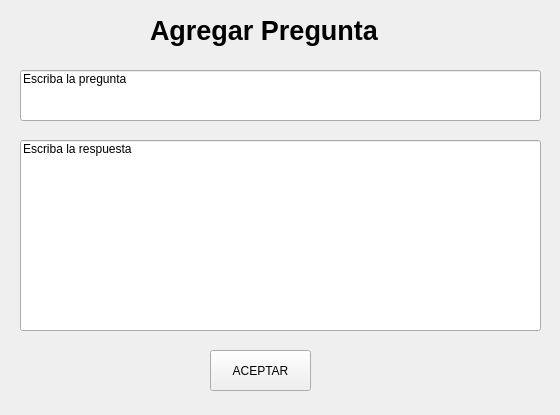
<?xml version="1.0" encoding="UTF-8"?>
<ui version="4.0">
 <class>apregunta</class>
 <widget class="QWidget" name="apregunta">
  <property name="geometry">
   <rect>
    <x>0</x>
    <y>0</y>
    <width>560</width>
    <height>415</height>
   </rect>
  </property>
  <property name="windowTitle">
   <string>Form</string>
  </property>
  <widget class="QLabel" name="label_6">
   <property name="geometry">
    <rect>
     <x>150</x>
     <y>10</y>
     <width>261</width>
     <height>41</height>
    </rect>
   </property>
   <property name="font">
    <font>
     <pointsize>20</pointsize>
     <weight>75</weight>
     <italic>false</italic>
     <bold>true</bold>
     <kerning>true</kerning>
    </font>
   </property>
   <property name="text">
    <string>Agregar Pregunta</string>
   </property>
  </widget>
  <widget class="QPushButton" name="pushButton">
   <property name="geometry">
    <rect>
     <x>210</x>
     <y>350</y>
     <width>101</width>
     <height>41</height>
    </rect>
   </property>
   <property name="text">
    <string>ACEPTAR</string>
   </property>
  </widget>
  <widget class="QLineEdit" name="pregunta">
   <property name="geometry">
    <rect>
     <x>20</x>
     <y>70</y>
     <width>521</width>
     <height>51</height>
    </rect>
   </property>
   <property name="text">
    <string>Escriba la pregunta</string>
   </property>
   <property name="maxLength">
    <number>1000000</number>
   </property>
   <property name="alignment">
    <set>Qt::AlignLeading|Qt::AlignLeft|Qt::AlignTop</set>
   </property>
  </widget>
  <widget class="QLineEdit" name="respuesta">
   <property name="geometry">
    <rect>
     <x>20</x>
     <y>140</y>
     <width>521</width>
     <height>191</height>
    </rect>
   </property>
   <property name="text">
    <string>Escriba la respuesta</string>
   </property>
   <property name="maxLength">
    <number>1000000</number>
   </property>
   <property name="alignment">
    <set>Qt::AlignLeading|Qt::AlignLeft|Qt::AlignTop</set>
   </property>
  </widget>
 </widget>
 <resources/>
 <connections/>
</ui>
